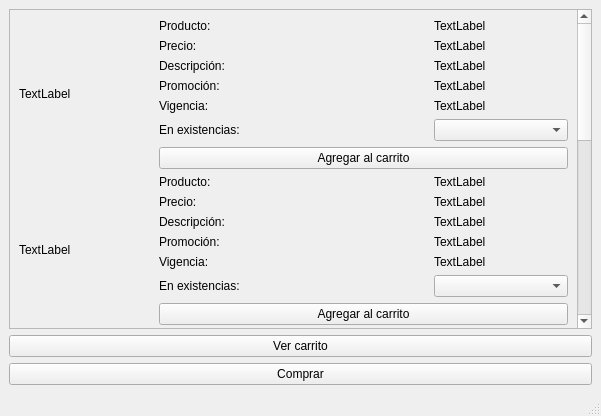
<?xml version="1.0" encoding="UTF-8"?>
<ui version="4.0">
 <class>MainWindow</class>
 <widget class="QMainWindow" name="MainWindow">
  <property name="geometry">
   <rect>
    <x>0</x>
    <y>0</y>
    <width>601</width>
    <height>416</height>
   </rect>
  </property>
  <property name="windowTitle">
   <string>MainWindow</string>
  </property>
  <widget class="QWidget" name="centralwidget">
   <layout class="QVBoxLayout" name="verticalLayout">
    <item>
     <widget class="QScrollArea" name="scrollArea">
      <property name="widgetResizable">
       <bool>true</bool>
      </property>
      <widget class="QWidget" name="scrollAreaWidgetContents">
       <property name="geometry">
        <rect>
         <x>0</x>
         <y>-454</y>
         <width>564</width>
         <height>772</height>
        </rect>
       </property>
       <layout class="QVBoxLayout" name="verticalLayout_2">
        <item>
         <layout class="QGridLayout" name="gridLayout">
          <item row="0" column="3">
           <widget class="QLabel" name="e_producto_1">
            <property name="text">
             <string>TextLabel</string>
            </property>
           </widget>
          </item>
          <item row="1" column="1" colspan="2">
           <widget class="QLabel" name="label_3">
            <property name="text">
             <string>Precio:</string>
            </property>
           </widget>
          </item>
          <item row="1" column="3">
           <widget class="QLabel" name="e_precio_1">
            <property name="text">
             <string>TextLabel</string>
            </property>
           </widget>
          </item>
          <item row="2" column="1" colspan="2">
           <widget class="QLabel" name="label_4">
            <property name="text">
             <string>Descripción:</string>
            </property>
           </widget>
          </item>
          <item row="2" column="3">
           <widget class="QLabel" name="e_descripcion_1">
            <property name="text">
             <string>TextLabel</string>
            </property>
           </widget>
          </item>
          <item row="3" column="1" colspan="2">
           <widget class="QLabel" name="label_5">
            <property name="text">
             <string>Promoción:</string>
            </property>
           </widget>
          </item>
          <item row="3" column="3">
           <widget class="QLabel" name="e_promocion_1">
            <property name="text">
             <string>TextLabel</string>
            </property>
           </widget>
          </item>
          <item row="4" column="1" colspan="2">
           <widget class="QLabel" name="label_6">
            <property name="text">
             <string>Vigencia:</string>
            </property>
           </widget>
          </item>
          <item row="4" column="3">
           <widget class="QLabel" name="e_vigencia_1">
            <property name="text">
             <string>TextLabel</string>
            </property>
           </widget>
          </item>
          <item row="6" column="1" colspan="3">
           <widget class="QPushButton" name="boton_agregar_carrito_1">
            <property name="text">
             <string>Agregar al carrito</string>
            </property>
           </widget>
          </item>
          <item row="5" column="1" colspan="2">
           <widget class="QLabel" name="label_7">
            <property name="text">
             <string>En existencias:</string>
            </property>
           </widget>
          </item>
          <item row="0" column="1" colspan="2">
           <widget class="QLabel" name="label_2">
            <property name="text">
             <string>Producto:</string>
            </property>
           </widget>
          </item>
          <item row="0" column="0" rowspan="7">
           <widget class="QLabel" name="e_imagen_1">
            <property name="text">
             <string>TextLabel</string>
            </property>
           </widget>
          </item>
          <item row="5" column="3">
           <widget class="QComboBox" name="combo_existencias_1"/>
          </item>
         </layout>
        </item>
        <item>
         <layout class="QGridLayout" name="gridLayout_5">
          <item row="0" column="3">
           <widget class="QLabel" name="e_producto_5">
            <property name="text">
             <string>TextLabel</string>
            </property>
           </widget>
          </item>
          <item row="1" column="1" colspan="2">
           <widget class="QLabel" name="label_26">
            <property name="text">
             <string>Precio:</string>
            </property>
           </widget>
          </item>
          <item row="1" column="3">
           <widget class="QLabel" name="e_precio_5">
            <property name="text">
             <string>TextLabel</string>
            </property>
           </widget>
          </item>
          <item row="2" column="1" colspan="2">
           <widget class="QLabel" name="label_27">
            <property name="text">
             <string>Descripción:</string>
            </property>
           </widget>
          </item>
          <item row="2" column="3">
           <widget class="QLabel" name="e_descripcion_5">
            <property name="text">
             <string>TextLabel</string>
            </property>
           </widget>
          </item>
          <item row="3" column="1" colspan="2">
           <widget class="QLabel" name="label_28">
            <property name="text">
             <string>Promoción:</string>
            </property>
           </widget>
          </item>
          <item row="3" column="3">
           <widget class="QLabel" name="e_promocion_5">
            <property name="text">
             <string>TextLabel</string>
            </property>
           </widget>
          </item>
          <item row="4" column="1" colspan="2">
           <widget class="QLabel" name="label_29">
            <property name="text">
             <string>Vigencia:</string>
            </property>
           </widget>
          </item>
          <item row="4" column="3">
           <widget class="QLabel" name="e_vigencia_5">
            <property name="text">
             <string>TextLabel</string>
            </property>
           </widget>
          </item>
          <item row="5" column="3">
           <widget class="QComboBox" name="combo_existencias_5"/>
          </item>
          <item row="6" column="1" colspan="3">
           <widget class="QPushButton" name="boton_agregar_carrito_5">
            <property name="text">
             <string>Agregar al carrito</string>
            </property>
           </widget>
          </item>
          <item row="5" column="1" colspan="2">
           <widget class="QLabel" name="label_30">
            <property name="text">
             <string>En existencias:</string>
            </property>
           </widget>
          </item>
          <item row="0" column="1" colspan="2">
           <widget class="QLabel" name="label_31">
            <property name="text">
             <string>Producto:</string>
            </property>
           </widget>
          </item>
          <item row="0" column="0" rowspan="7">
           <widget class="QLabel" name="e_imagen_5">
            <property name="text">
             <string>TextLabel</string>
            </property>
           </widget>
          </item>
         </layout>
        </item>
        <item>
         <layout class="QGridLayout" name="gridLayout_4">
          <item row="0" column="3">
           <widget class="QLabel" name="e_producto_4">
            <property name="text">
             <string>TextLabel</string>
            </property>
           </widget>
          </item>
          <item row="1" column="1" colspan="2">
           <widget class="QLabel" name="label_20">
            <property name="text">
             <string>Precio:</string>
            </property>
           </widget>
          </item>
          <item row="1" column="3">
           <widget class="QLabel" name="e_precio_4">
            <property name="text">
             <string>TextLabel</string>
            </property>
           </widget>
          </item>
          <item row="2" column="1" colspan="2">
           <widget class="QLabel" name="label_21">
            <property name="text">
             <string>Descripción:</string>
            </property>
           </widget>
          </item>
          <item row="2" column="3">
           <widget class="QLabel" name="e_descripcion_4">
            <property name="text">
             <string>TextLabel</string>
            </property>
           </widget>
          </item>
          <item row="3" column="1" colspan="2">
           <widget class="QLabel" name="label_22">
            <property name="text">
             <string>Promoción:</string>
            </property>
           </widget>
          </item>
          <item row="3" column="3">
           <widget class="QLabel" name="e_promocion_4">
            <property name="text">
             <string>TextLabel</string>
            </property>
           </widget>
          </item>
          <item row="4" column="1" colspan="2">
           <widget class="QLabel" name="label_23">
            <property name="text">
             <string>Vigencia:</string>
            </property>
           </widget>
          </item>
          <item row="4" column="3">
           <widget class="QLabel" name="e_vigencia_4">
            <property name="text">
             <string>TextLabel</string>
            </property>
           </widget>
          </item>
          <item row="5" column="3">
           <widget class="QComboBox" name="combo_existencias_4"/>
          </item>
          <item row="6" column="1" colspan="3">
           <widget class="QPushButton" name="boton_agregar_carrito_4">
            <property name="text">
             <string>Agregar al carrito</string>
            </property>
           </widget>
          </item>
          <item row="5" column="1" colspan="2">
           <widget class="QLabel" name="label_24">
            <property name="text">
             <string>En existencias:</string>
            </property>
           </widget>
          </item>
          <item row="0" column="1" colspan="2">
           <widget class="QLabel" name="label_25">
            <property name="text">
             <string>Producto:</string>
            </property>
           </widget>
          </item>
          <item row="0" column="0" rowspan="7">
           <widget class="QLabel" name="e_imagen_4">
            <property name="text">
             <string>TextLabel</string>
            </property>
           </widget>
          </item>
         </layout>
        </item>
        <item>
         <layout class="QGridLayout" name="gridLayout_3">
          <item row="0" column="3">
           <widget class="QLabel" name="e_producto_3">
            <property name="text">
             <string>TextLabel</string>
            </property>
           </widget>
          </item>
          <item row="1" column="1" colspan="2">
           <widget class="QLabel" name="label_14">
            <property name="text">
             <string>Precio:</string>
            </property>
           </widget>
          </item>
          <item row="1" column="3">
           <widget class="QLabel" name="e_precio_3">
            <property name="text">
             <string>TextLabel</string>
            </property>
           </widget>
          </item>
          <item row="2" column="1" colspan="2">
           <widget class="QLabel" name="label_15">
            <property name="text">
             <string>Descripción:</string>
            </property>
           </widget>
          </item>
          <item row="2" column="3">
           <widget class="QLabel" name="e_descripcion_3">
            <property name="text">
             <string>TextLabel</string>
            </property>
           </widget>
          </item>
          <item row="3" column="1" colspan="2">
           <widget class="QLabel" name="label_16">
            <property name="text">
             <string>Promoción:</string>
            </property>
           </widget>
          </item>
          <item row="3" column="3">
           <widget class="QLabel" name="e_promocion_3">
            <property name="text">
             <string>TextLabel</string>
            </property>
           </widget>
          </item>
          <item row="4" column="1" colspan="2">
           <widget class="QLabel" name="label_17">
            <property name="text">
             <string>Vigencia:</string>
            </property>
           </widget>
          </item>
          <item row="4" column="3">
           <widget class="QLabel" name="e_vigencia_3">
            <property name="text">
             <string>TextLabel</string>
            </property>
           </widget>
          </item>
          <item row="5" column="3">
           <widget class="QComboBox" name="combo_existencias_3"/>
          </item>
          <item row="6" column="1" colspan="3">
           <widget class="QPushButton" name="boton_agregar_carrito_3">
            <property name="text">
             <string>Agregar al carrito</string>
            </property>
           </widget>
          </item>
          <item row="5" column="1" colspan="2">
           <widget class="QLabel" name="label_18">
            <property name="text">
             <string>En existencias:</string>
            </property>
           </widget>
          </item>
          <item row="0" column="1" colspan="2">
           <widget class="QLabel" name="label_19">
            <property name="text">
             <string>Producto:</string>
            </property>
           </widget>
          </item>
          <item row="0" column="0" rowspan="7">
           <widget class="QLabel" name="e_imagen_3">
            <property name="text">
             <string>TextLabel</string>
            </property>
           </widget>
          </item>
         </layout>
        </item>
        <item>
         <layout class="QGridLayout" name="gridLayout_2">
          <item row="0" column="3">
           <widget class="QLabel" name="e_producto_2">
            <property name="text">
             <string>TextLabel</string>
            </property>
           </widget>
          </item>
          <item row="1" column="3">
           <widget class="QLabel" name="e_precio_2">
            <property name="text">
             <string>TextLabel</string>
            </property>
           </widget>
          </item>
          <item row="2" column="1" colspan="2">
           <widget class="QLabel" name="label_9">
            <property name="text">
             <string>Descripción:</string>
            </property>
           </widget>
          </item>
          <item row="2" column="3">
           <widget class="QLabel" name="e_descripcion_2">
            <property name="text">
             <string>TextLabel</string>
            </property>
           </widget>
          </item>
          <item row="3" column="1" colspan="2">
           <widget class="QLabel" name="label_10">
            <property name="text">
             <string>Promoción:</string>
            </property>
           </widget>
          </item>
          <item row="3" column="3">
           <widget class="QLabel" name="e_promocion_2">
            <property name="text">
             <string>TextLabel</string>
            </property>
           </widget>
          </item>
          <item row="4" column="1" colspan="2">
           <widget class="QLabel" name="label_11">
            <property name="text">
             <string>Vigencia:</string>
            </property>
           </widget>
          </item>
          <item row="4" column="3">
           <widget class="QLabel" name="e_vigencia_2">
            <property name="text">
             <string>TextLabel</string>
            </property>
           </widget>
          </item>
          <item row="5" column="3">
           <widget class="QComboBox" name="combo_existencias_2"/>
          </item>
          <item row="6" column="1" colspan="3">
           <widget class="QPushButton" name="boton_agregar_carrito_2">
            <property name="text">
             <string>Agregar al carrito</string>
            </property>
           </widget>
          </item>
          <item row="5" column="1" colspan="2">
           <widget class="QLabel" name="label_12">
            <property name="text">
             <string>En existencias:</string>
            </property>
           </widget>
          </item>
          <item row="0" column="1" colspan="2">
           <widget class="QLabel" name="label_13">
            <property name="text">
             <string>Producto:</string>
            </property>
           </widget>
          </item>
          <item row="0" column="0" rowspan="7">
           <widget class="QLabel" name="e_imagen_2">
            <property name="text">
             <string>TextLabel</string>
            </property>
           </widget>
          </item>
          <item row="1" column="1">
           <widget class="QLabel" name="label_8">
            <property name="text">
             <string>Precio:</string>
            </property>
           </widget>
          </item>
         </layout>
        </item>
       </layout>
      </widget>
     </widget>
    </item>
    <item>
     <widget class="QPushButton" name="Boton_carrito">
      <property name="text">
       <string>Ver carrito</string>
      </property>
     </widget>
    </item>
    <item>
     <widget class="QPushButton" name="boton_comprar">
      <property name="text">
       <string>Comprar</string>
      </property>
     </widget>
    </item>
   </layout>
  </widget>
  <widget class="QStatusBar" name="statusbar"/>
 </widget>
 <resources/>
 <connections/>
</ui>
